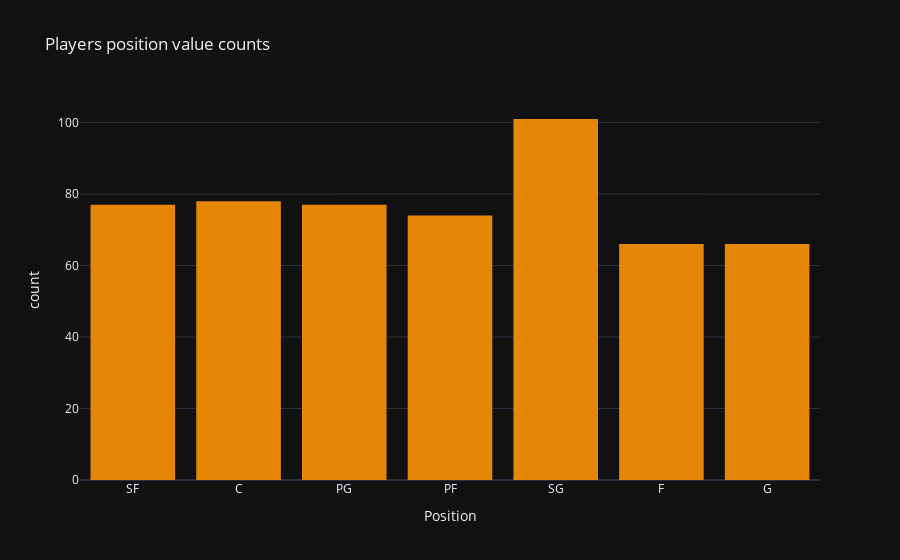

The notebook cell this image was saved under:
### Markdown cell above
<h2 style="position: relative;">
    <span style="color: #E47041;">Data Visualization</span> 
    <br/>
    <br/>
    <br/>
    <hr style="position: absolute; bottom: -8px; border: none; height: 4px; width: 100%; background-color: #161616;">
</h2>

### Code cell
px.histogram(df, x='Position', color_discrete_sequence=px.colors.qualitative.Vivid,
            title='Players position value counts',template='plotly_dark')

### Figure 1 — Plotly figure (JSON) as saved in the notebook; plotly's stock layout.template omitted (floating-point values rounded to 4 significant figures; data arrays with more than 128 entries replaced by an {"elided": "..."} marker saying what was removed)
{"data": [{"alignmentgroup": "True", "bingroup": "x", "hovertemplate": "Position=%{x}<br>count=%{y}<extra></extra>", "legendgroup": "", "marker": {"color": "rgb(229, 134, 6)", "pattern": {"shape": ""}}, "name": "", "offsetgroup": "", "orientation": "v", "showlegend": false, "type": "histogram", "x": {"elided": "539 str values"}, "xaxis": "x", "yaxis": "y"}], "layout": {"barmode": "relative", "legend": {"tracegroupgap": 0}, "title": {"text": "Players position value counts"}, "xaxis": {"anchor": "y", "domain": [0, 1], "title": {"text": "Position"}}, "yaxis": {"anchor": "x", "domain": [0, 1], "title": {"text": "count"}}}}
